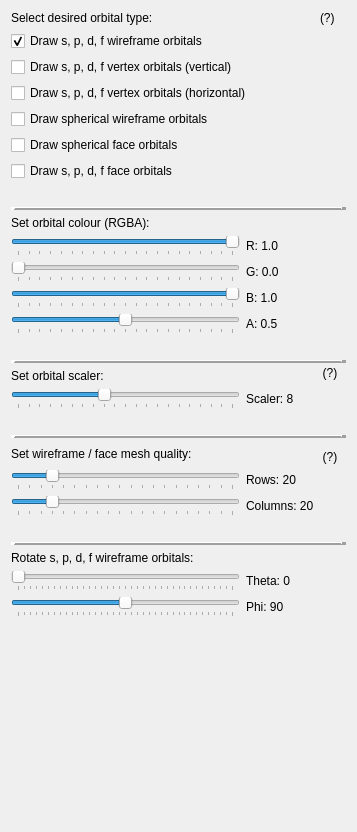
          <widget class="QWidget" name="scrollAreaWidgetContents_4">
           <property name="geometry">
            <rect>
             <x>0</x>
             <y>0</y>
             <width>357</width>
             <height>832</height>
            </rect>
           </property>
           <layout class="QGridLayout" name="gridLayout_13">
            <item row="25" column="0">
             <spacer name="verticalSpacer_12">
              <property name="orientation">
               <enum>Qt::Vertical</enum>
              </property>
              <property name="sizeType">
               <enum>QSizePolicy::Fixed</enum>
              </property>
              <property name="sizeHint" stdset="0">
               <size>
                <width>20</width>
                <height>20</height>
               </size>
              </property>
             </spacer>
            </item>
            <item row="22" column="2">
             <widget class="QLabel" name="label_17">
              <property name="toolTip">
               <string>&lt;html&gt;&lt;head/&gt;&lt;body&gt;&lt;p&gt;Mesh items are generated by default with 20 rows and 20 columns of data. Increasing the rows and / or columns increases the smoothness at the cost of performance.&lt;/p&gt;&lt;/body&gt;&lt;/html&gt;</string>
              </property>
              <property name="autoFillBackground">
               <bool>false</bool>
              </property>
              <property name="text">
               <string>(?)</string>
              </property>
              <property name="alignment">
               <set>Qt::AlignCenter</set>
              </property>
             </widget>
            </item>
            <item row="0" column="0" colspan="2">
             <widget class="QLabel" name="label_11">
              <property name="text">
               <string>Select desired orbital type:</string>
              </property>
             </widget>
            </item>
            <item row="1" column="0" colspan="2">
             <widget class="QCheckBox" name="advOrbWfCheckBox">
              <property name="text">
               <string>Draw s, p, d, f wireframe orbitals</string>
              </property>
              <property name="checked">
               <bool>true</bool>
              </property>
             </widget>
            </item>
            <item row="2" column="0" colspan="2">
             <widget class="QCheckBox" name="advOrbVertCheckBox">
              <property name="text">
               <string>Draw s, p, d, f vertex orbitals (vertical)</string>
              </property>
             </widget>
            </item>
            <item row="4" column="0" colspan="2">
             <widget class="QCheckBox" name="sphOrbWfCheckBox">
              <property name="text">
               <string>Draw spherical wireframe orbitals</string>
              </property>
             </widget>
            </item>
            <item row="3" column="0" colspan="2">
             <widget class="QCheckBox" name="advOrbHorzCheckBox">
              <property name="text">
               <string>Draw s, p, d, f vertex orbitals (horizontal)</string>
              </property>
             </widget>
            </item>
            <item row="5" column="0" colspan="2">
             <widget class="QCheckBox" name="sphOrbFacesCheckBox">
              <property name="text">
               <string>Draw spherical face orbitals</string>
              </property>
             </widget>
            </item>
            <item row="6" column="0" colspan="2">
             <widget class="QCheckBox" name="advOrbFacesCheckBox">
              <property name="text">
               <string>Draw s, p, d, f face orbitals</string>
              </property>
             </widget>
            </item>
            <item row="8" column="0" colspan="4">
             <widget class="Line" name="line_14">
              <property name="frameShadow">
               <enum>QFrame::Raised</enum>
              </property>
              <property name="lineWidth">
               <number>5</number>
              </property>
              <property name="orientation">
               <enum>Qt::Horizontal</enum>
              </property>
             </widget>
            </item>
            <item row="9" column="0" colspan="2">
             <widget class="QLabel" name="label_24">
              <property name="text">
               <string>Set orbital colour (RGBA):</string>
              </property>
             </widget>
            </item>
            <item row="10" column="1">
             <widget class="QLabel" name="colourRSliderLabel">
              <property name="text">
               <string>R: 1.0</string>
              </property>
             </widget>
            </item>
            <item row="10" column="0">
             <widget class="QSlider" name="colourRSlider">
              <property name="minimum">
               <number>0</number>
              </property>
              <property name="maximum">
               <number>100</number>
              </property>
              <property name="singleStep">
               <number>5</number>
              </property>
              <property name="pageStep">
               <number>10</number>
              </property>
              <property name="value">
               <number>100</number>
              </property>
              <property name="orientation">
               <enum>Qt::Horizontal</enum>
              </property>
              <property name="tickPosition">
               <enum>QSlider::TicksBelow</enum>
              </property>
             </widget>
            </item>
            <item row="24" column="0">
             <widget class="QSlider" name="orbColSlider">
              <property name="minimum">
               <number>5</number>
              </property>
              <property name="maximum">
               <number>100</number>
              </property>
              <property name="singleStep">
               <number>5</number>
              </property>
              <property name="pageStep">
               <number>5</number>
              </property>
              <property name="value">
               <number>20</number>
              </property>
              <property name="orientation">
               <enum>Qt::Horizontal</enum>
              </property>
              <property name="tickPosition">
               <enum>QSlider::TicksBelow</enum>
              </property>
             </widget>
            </item>
            <item row="7" column="0">
             <spacer name="verticalSpacer_9">
              <property name="orientation">
               <enum>Qt::Vertical</enum>
              </property>
              <property name="sizeType">
               <enum>QSizePolicy::Fixed</enum>
              </property>
              <property name="sizeHint" stdset="0">
               <size>
                <width>20</width>
                <height>20</height>
               </size>
              </property>
             </spacer>
            </item>
            <item row="23" column="1">
             <widget class="QLabel" name="orbRowSliderLabel">
              <property name="text">
               <string>Rows: 20</string>
              </property>
             </widget>
            </item>
            <item row="16" column="2" rowspan="2">
             <widget class="QLabel" name="label_16">
              <property name="toolTip">
               <string>&lt;html&gt;&lt;head/&gt;&lt;body&gt;&lt;p&gt;Orbital sizes are weighted by the eigenvectors in the .wf file. Its relative size to the atoms can be scaled by adjusting this scaler value. By default is 8x.&lt;/p&gt;&lt;/body&gt;&lt;/html&gt;</string>
              </property>
              <property name="text">
               <string>(?)</string>
              </property>
              <property name="alignment">
               <set>Qt::AlignCenter</set>
              </property>
             </widget>
            </item>
            <item row="29" column="0">
             <widget class="QSlider" name="phiSlider">
              <property name="minimum">
               <number>0</number>
              </property>
              <property name="maximum">
               <number>180</number>
              </property>
              <property name="singleStep">
               <number>5</number>
              </property>
              <property name="pageStep">
               <number>5</number>
              </property>
              <property name="value">
               <number>90</number>
              </property>
              <property name="orientation">
               <enum>Qt::Horizontal</enum>
              </property>
              <property name="tickPosition">
               <enum>QSlider::TicksBelow</enum>
              </property>
             </widget>
            </item>
            <item row="13" column="0">
             <widget class="QSlider" name="colourASlider">
              <property name="minimum">
               <number>0</number>
              </property>
              <property name="maximum">
               <number>100</number>
              </property>
              <property name="singleStep">
               <number>5</number>
              </property>
              <property name="pageStep">
               <number>10</number>
              </property>
              <property name="value">
               <number>50</number>
              </property>
              <property name="orientation">
               <enum>Qt::Horizontal</enum>
              </property>
              <property name="tickPosition">
               <enum>QSlider::TicksBelow</enum>
              </property>
             </widget>
            </item>
            <item row="15" column="0" rowspan="2" colspan="4">
             <widget class="Line" name="line_15">
              <property name="frameShadow">
               <enum>QFrame::Raised</enum>
              </property>
              <property name="lineWidth">
               <number>5</number>
              </property>
              <property name="orientation">
               <enum>Qt::Horizontal</enum>
              </property>
             </widget>
            </item>
            <item row="14" column="0">
             <spacer name="verticalSpacer_10">
              <property name="orientation">
               <enum>Qt::Vertical</enum>
              </property>
              <property name="sizeType">
               <enum>QSizePolicy::Fixed</enum>
              </property>
              <property name="sizeHint" stdset="0">
               <size>
                <width>20</width>
                <height>20</height>
               </size>
              </property>
             </spacer>
            </item>
            <item row="11" column="0">
             <widget class="QSlider" name="colourGSlider">
              <property name="minimum">
               <number>0</number>
              </property>
              <property name="maximum">
               <number>100</number>
              </property>
              <property name="singleStep">
               <number>5</number>
              </property>
              <property name="pageStep">
               <number>10</number>
              </property>
              <property name="value">
               <number>0</number>
              </property>
              <property name="orientation">
               <enum>Qt::Horizontal</enum>
              </property>
              <property name="tickPosition">
               <enum>QSlider::TicksBelow</enum>
              </property>
             </widget>
            </item>
            <item row="12" column="0">
             <widget class="QSlider" name="colourBSlider">
              <property name="minimum">
               <number>0</number>
              </property>
              <property name="maximum">
               <number>100</number>
              </property>
              <property name="singleStep">
               <number>5</number>
              </property>
              <property name="pageStep">
               <number>10</number>
              </property>
              <property name="value">
               <number>100</number>
              </property>
              <property name="orientation">
               <enum>Qt::Horizontal</enum>
              </property>
              <property name="tickPosition">
               <enum>QSlider::TicksBelow</enum>
              </property>
             </widget>
            </item>
            <item row="12" column="1">
             <widget class="QLabel" name="colourBSliderLabel">
              <property name="text">
               <string>B: 1.0</string>
              </property>
             </widget>
            </item>
            <item row="13" column="1">
             <widget class="QLabel" name="colourASliderLabel">
              <property name="text">
               <string>A: 0.5</string>
              </property>
             </widget>
            </item>
            <item row="23" column="0">
             <widget class="QSlider" name="orbRowSlider">
              <property name="minimum">
               <number>5</number>
              </property>
              <property name="maximum">
               <number>100</number>
              </property>
              <property name="singleStep">
               <number>5</number>
              </property>
              <property name="pageStep">
               <number>5</number>
              </property>
              <property name="value">
               <number>20</number>
              </property>
              <property name="orientation">
               <enum>Qt::Horizontal</enum>
              </property>
              <property name="tickPosition">
               <enum>QSlider::TicksBelow</enum>
              </property>
             </widget>
            </item>
            <item row="20" column="0" colspan="4">
             <widget class="Line" name="line_16">
              <property name="frameShadow">
               <enum>QFrame::Raised</enum>
              </property>
              <property name="lineWidth">
               <number>5</number>
              </property>
              <property name="orientation">
               <enum>Qt::Horizontal</enum>
              </property>
             </widget>
            </item>
            <item row="21" column="0" rowspan="2" colspan="2">
             <widget class="QLabel" name="label_10">
              <property name="text">
               <string>Set wireframe / face mesh quality:</string>
              </property>
             </widget>
            </item>
            <item row="27" column="0" colspan="2">
             <widget class="QLabel" name="label_13">
              <property name="text">
               <string>Rotate s, p, d, f wireframe orbitals:</string>
              </property>
              <property name="alignment">
               <set>Qt::AlignLeading|Qt::AlignLeft|Qt::AlignVCenter</set>
              </property>
             </widget>
            </item>
            <item row="18" column="0">
             <widget class="QSlider" name="orbScalerSlider">
              <property name="minimum">
               <number>0</number>
              </property>
              <property name="maximum">
               <number>20</number>
              </property>
              <property name="singleStep">
               <number>1</number>
              </property>
              <property name="pageStep">
               <number>1</number>
              </property>
              <property name="value">
               <number>8</number>
              </property>
              <property name="orientation">
               <enum>Qt::Horizontal</enum>
              </property>
              <property name="tickPosition">
               <enum>QSlider::TicksBelow</enum>
              </property>
             </widget>
            </item>
            <item row="11" column="1">
             <widget class="QLabel" name="colourGSliderLabel">
              <property name="text">
               <string>G: 0.0</string>
              </property>
             </widget>
            </item>
            <item row="19" column="0">
             <spacer name="verticalSpacer_11">
              <property name="orientation">
               <enum>Qt::Vertical</enum>
              </property>
              <property name="sizeType">
               <enum>QSizePolicy::Fixed</enum>
              </property>
              <property name="sizeHint" stdset="0">
               <size>
                <width>20</width>
                <height>20</height>
               </size>
              </property>
             </spacer>
            </item>
            <item row="26" column="0" colspan="4">
             <widget class="Line" name="line_17">
              <property name="frameShadow">
               <enum>QFrame::Raised</enum>
              </property>
              <property name="lineWidth">
               <number>5</number>
              </property>
              <property name="orientation">
               <enum>Qt::Horizontal</enum>
              </property>
             </widget>
            </item>
            <item row="28" column="0">
             <widget class="QSlider" name="thetaSlider">
              <property name="minimum">
               <number>0</number>
              </property>
              <property name="maximum">
               <number>360</number>
              </property>
              <property name="singleStep">
               <number>10</number>
              </property>
              <property name="pageStep">
               <number>10</number>
              </property>
              <property name="value">
               <number>0</number>
              </property>
              <property name="orientation">
               <enum>Qt::Horizontal</enum>
              </property>
              <property name="tickPosition">
               <enum>QSlider::TicksBelow</enum>
              </property>
             </widget>
            </item>
            <item row="28" column="1">
             <widget class="QLabel" name="thetaSliderLabel">
              <property name="text">
               <string>Theta: 0</string>
              </property>
             </widget>
            </item>
            <item row="17" column="0">
             <widget class="QLabel" name="label_12">
              <property name="text">
               <string>Set orbital scaler:</string>
              </property>
             </widget>
            </item>
            <item row="29" column="1">
             <widget class="QLabel" name="phiSliderLabel">
              <property name="text">
               <string>Phi: 90</string>
              </property>
             </widget>
            </item>
            <item row="18" column="1">
             <widget class="QLabel" name="orbScalerSliderLabel">
              <property name="text">
               <string>Scaler: 8</string>
              </property>
             </widget>
            </item>
            <item row="30" column="0">
             <spacer name="verticalSpacer_13">
              <property name="orientation">
               <enum>Qt::Vertical</enum>
              </property>
              <property name="sizeType">
               <enum>QSizePolicy::Expanding</enum>
              </property>
              <property name="sizeHint" stdset="0">
               <size>
                <width>20</width>
                <height>150</height>
               </size>
              </property>
             </spacer>
            </item>
            <item row="24" column="1">
             <widget class="QLabel" name="orbColSliderLabel">
              <property name="text">
               <string>Columns: 20</string>
              </property>
             </widget>
            </item>
            <item row="24" column="2">
             <spacer name="horizontalSpacer">
              <property name="orientation">
               <enum>Qt::Horizontal</enum>
              </property>
              <property name="sizeType">
               <enum>QSizePolicy::Fixed</enum>
              </property>
              <property name="sizeHint" stdset="0">
               <size>
                <width>20</width>
                <height>20</height>
               </size>
              </property>
             </spacer>
            </item>
            <item row="0" column="2">
             <widget class="QLabel" name="label_60">
              <property name="toolTip">
               <string>&lt;html&gt;&lt;head/&gt;&lt;body&gt;&lt;p&gt;The first three and last orbital type draws s, p, d, f orbitals. The first draws wireframes, the second and third draw the vertexes in two orientations respectively. The last draws faces, with adjustable alpha values. Spherical orbitals's radius is proportional to the sum of all eigenvectors squared at each site.&lt;/p&gt;&lt;/body&gt;&lt;/html&gt;</string>
              </property>
              <property name="text">
               <string>(?)</string>
              </property>
             </widget>
            </item>
           </layout>
          </widget>
